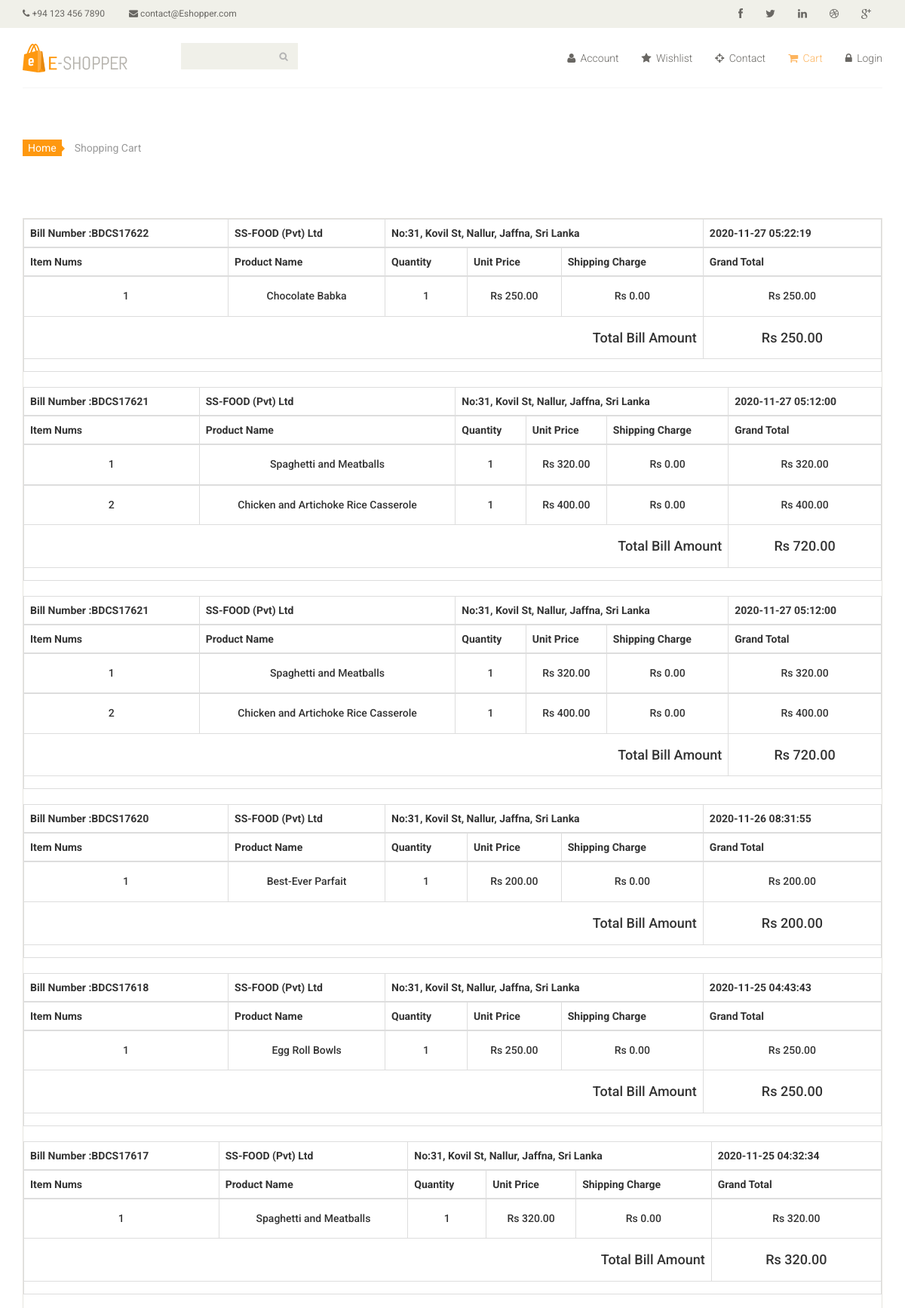
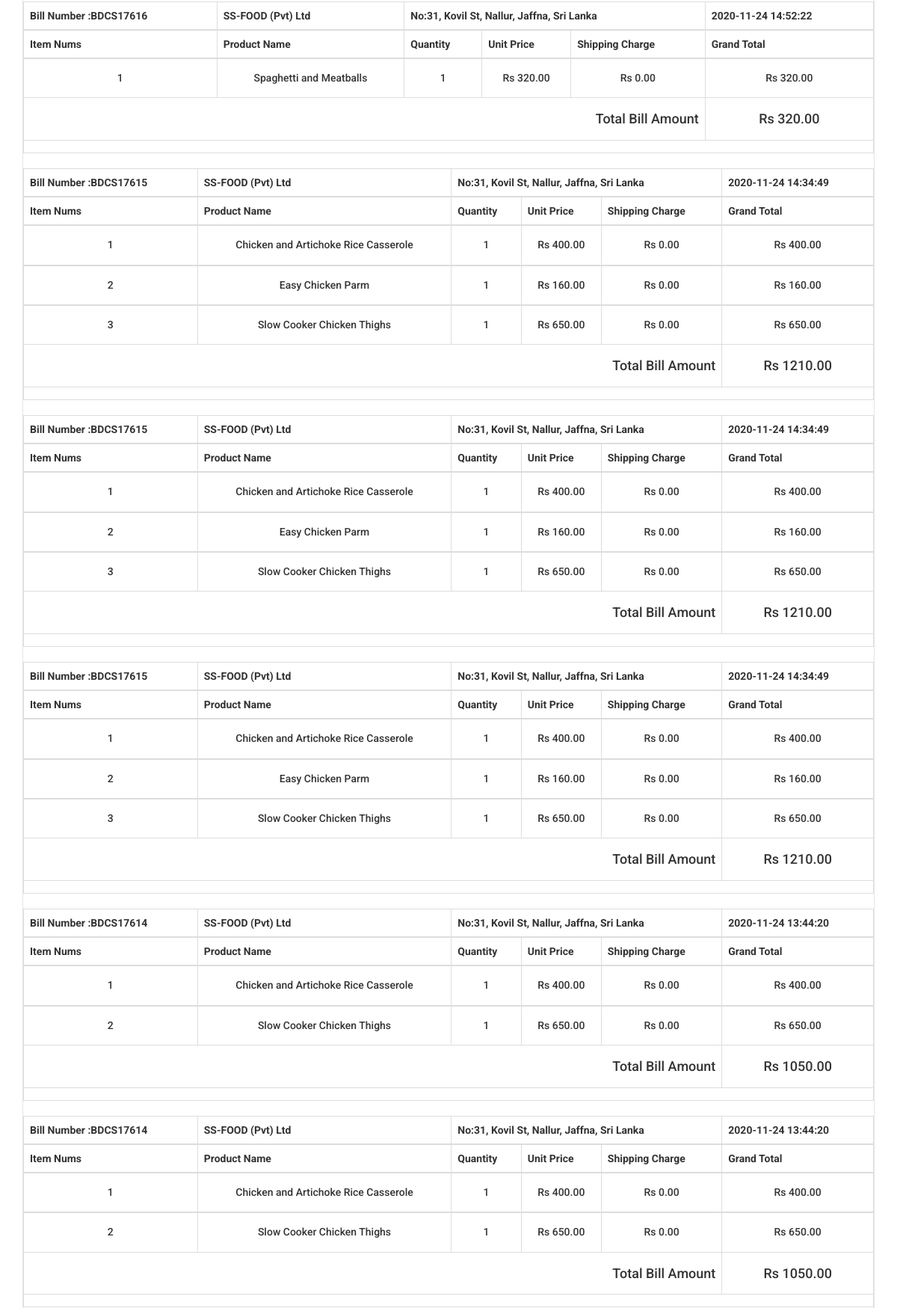
/bill-history.php (signed in, upper part), run on the app's committed database (2 pictures, top to bottom).
### tables this page shows
CREATE TABLE IF NOT EXISTS `orders` (
  `id` int(11) NOT NULL AUTO_INCREMENT,
  `bill_no` int(4) DEFAULT NULL,
  `userId` int(11) DEFAULT NULL,
  `productId` varchar(255) DEFAULT NULL,
  `quantity` int(11) DEFAULT NULL,
  `orderDate` timestamp NOT NULL DEFAULT CURRENT_TIMESTAMP,
  `paymentMethod` varchar(50) DEFAULT NULL,
  `orderStatus` varchar(55) DEFAULT NULL,
  PRIMARY KEY (`id`)
);

CREATE TABLE IF NOT EXISTS `products` (
  `id` int(11) NOT NULL AUTO_INCREMENT,
  `category` int(11) NOT NULL,
  `subCategory` int(11) DEFAULT NULL,
  `productName` varchar(255) DEFAULT NULL,
  `productCompany` varchar(255) DEFAULT NULL,
  `productPrice` int(11) DEFAULT NULL,
  `productPriceBeforeDiscount` int(11) DEFAULT NULL,
  `productDescription` longtext,
  `productImage1` varchar(255) DEFAULT NULL,
  `productImage2` varchar(255) DEFAULT NULL,
  `productImage3` varchar(255) DEFAULT NULL,
  `shippingCharge` int(11) DEFAULT NULL,
  `productAvailability` varchar(255) DEFAULT NULL,
  `postingDate` timestamp NULL DEFAULT CURRENT_TIMESTAMP,
  `updationDate` varchar(255) DEFAULT NULL,
  PRIMARY KEY (`id`)
);

### bill-history.php (the view, shortened to what this page needs)
<?php
include('includes/config.php');
if(strlen($_SESSION['login'])==0){
header('location:login.php');
}
else{
?>
<!DOCTYPE html>
<html lang="en">
<head>
    <link href="css/bootstrap.min.css" rel="stylesheet">
    <link href="css/font-awesome.min.css" rel="stylesheet">
    <link href="css/prettyPhoto.css" rel="stylesheet">
    <link href="css/price-range.css" rel="stylesheet">
    <link href="css/animate.css" rel="stylesheet">
	<link href="css/main.css" rel="stylesheet">
	<link href="css/responsive.css" rel="stylesheet">
</head>
<body>
<?php include('includes/header.php'); ?>
	<section id="cart_items">
		<div class="container">
			<div class="breadcrumbs">
				<ol class="breadcrumb">
				  <li><a href="#">Home</a></li>
				  <li class="active">Shopping Cart</li>
				</ol>
			</div>
			<div class="table-responsive cart_info">
	<?php
$query2=mysqli_query($con,"select bill_no,orderDate from orders where orders.userId='".$_SESSION['id']."' ORDER BY bill_no DESC ");
while($row=mysqli_fetch_array($query2)){
?>
		<table class="table table-bordered">
				<thead>
				<tr>
					<th class="cart-romove item">Bill Number :BDCS176<?php echo htmlentities($row['bill_no']);?> </th>
					<th class="cart-romove item">SS-FOOD (Pvt) Ltd</th>
					<th colspan="3" class="cart-romove item">No:31, Kovil St, Nallur, Jaffna, Sri Lanka</th>
					<th class="cart-romove item"> <?php echo htmlentities($row['orderDate']);?></th>
				</tr>
				<tr>
					<th class="cart-romove item">Item Nums</th>
					<th class="cart-product-name item">Product Name</th>
					<th class="cart-qty item">Quantity</th>
					<th class="cart-sub-total item">Unit Price</th>
					<th class="cart-sub-total item">Shipping Charge</th>
					<th class="cart-total item">Grand Total</th>
				</tr>
				</thead>
<?php $query=mysqli_query($con,"select products.productName as pname,products.category as proid,orders.productId as opid,orders.quantity as qty,products.productPrice as pprice,products.shippingCharge as shippingcharge,orders.paymentMethod as paym,orders.orderDate as odate,orders.id as orderid from orders join products on orders.productId=products.id
where bill_no='".$row['bill_no']."' and orders.userId='".$_SESSION['id']."' and orders.paymentMethod is not null");
$cnt=1;
$total_amount=0;
while($row=mysqli_fetch_array($query))
{
?>
				<tbody>
				<tr align="center">
					<td>
					<h5 class='cart-product-description'>
					<?php echo $cnt;?>
					</h5>
					</td>
					<td class="cart-product-name-info">
						<h5 class='cart-product-description'>
						<?php echo $row['pname'];?>
						</h5>
					</td>
					<td class="cart-product-quantity">
					<h5 class='cart-product-description'>
						<?php echo $qty=$row['qty']; ?>
					</h5>
		            </td>
					<td class="cart-product-sub-total">
					<h5 class='cart-product-description'>
					Rs <?php echo $price=$row['pprice']; ?>.00
					</h5>
					</td>
					<td class="cart-product-sub-total">
					<h5 class='cart-product-description'>
					Rs <?php echo $shippcharge=$row['shippingcharge']; ?>.00
					</h5>
					</td>
					<td class="cart-product-grand-total">
					<h5 class='cart-product-description'>
					Rs <?php echo (($qty*$price)+$shippcharge);?>.00
					</h5>
					</td>
				</tr>
<?php $cnt=$cnt+1;
$total_amount=$total_amount+(($qty*$price)+$shippcharge);
}
?>
					<tr>
					<td colspan="5"> <h4 class='cart-product-description' align="right"> Total Bill Amount </h4> </td>
					<td> <h4 class='cart-product-description' align="center"> Rs <?php echo $total_amount;?>.00 </h4> </td>
					</tr>
					<tr>
					<td colspan="6"> </td>
					</tr>
<?php
}
?>
			</tbody>
		</table>
	</div>
</section>
</body>
</html>
<?php }?>

### css/main.css (style rules this page uses)
body { font-family: 'Roboto', sans-serif; background:; position: relative; font-weight:400px; }
a { -webkit-transition: 300ms; -moz-transition: 300ms; -o-transition: 300ms; transition: 300ms; }
h1, h2, h3, h4, h5, h6 { font-family: 'Roboto', sans-serif; }
.item { padding-left: 100px; }
.breadcrumbs { position: relative; }
.breadcrumbs .breadcrumb { background:transparent; margin-bottom: 75px; padding-left: 0; }
.breadcrumbs .breadcrumb li a { background:#FE980F; color: #FFFFFF; padding: 3px 7px; }
.breadcrumbs .breadcrumb li a:after { content:""; height:auto; width: auto; border-width: 8px; border-style: solid; border-color:transparent transparent transparent #FE980F; position: absolute; top: 11px; left:48px; }
.breadcrumbs .breadcrumb > li + li:before { content: " "; }
#cart_items .cart_info { border: 1px solid #E6E4DF; margin-bottom: 50px }
.cart_info table tr td { border-top: 0 none; vertical-align: inherit; }

### data on the page
orders: productId.productName "Chocolate Babka", quantity "1", productId.productPrice "250", productId.shippingCharge "0", ($qty*$price)+$shippcharge "250"
orders: productId.productName "Spaghetti and Meatballs", quantity "1", productId.productPrice "320", productId.shippingCharge "0", ($qty*$price)+$shippcharge "320"
orders: productId.productName "Chicken and Artichoke Rice Casserole", quantity "1", productId.productPrice "400", productId.shippingCharge "0", ($qty*$price)+$shippcharge "400"
orders: productId.productName "Best-Ever Parfait", quantity "1", productId.productPrice "200", productId.shippingCharge "0", ($qty*$price)+$shippcharge "200"
orders: productId.productName "Egg Roll Bowls", quantity "1", productId.productPrice "250", productId.shippingCharge "0", ($qty*$price)+$shippcharge "250"
orders: productId.productName "Spaghetti and Meatballs", quantity "1", productId.productPrice "320", productId.shippingCharge "0", ($qty*$price)+$shippcharge "320"
orders: productId.productName "Spaghetti and Meatballs", quantity "1", productId.productPrice "320", productId.shippingCharge "0", ($qty*$price)+$shippcharge "320"
orders: productId.productName "Chicken and Artichoke Rice Casserole", quantity "1", productId.productPrice "400", productId.shippingCharge "0", ($qty*$price)+$shippcharge "400"
orders: productId.productName "Easy Chicken Parm", quantity "1", productId.productPrice "160", productId.shippingCharge "0", ($qty*$price)+$shippcharge "160"
orders: productId.productName "Slow Cooker Chicken Thighs", quantity "1", productId.productPrice "650", productId.shippingCharge "0", ($qty*$price)+$shippcharge "650"
orders: productId.productName "Chicken and Artichoke Rice Casserole", quantity "1", productId.productPrice "400", productId.shippingCharge "0", ($qty*$price)+$shippcharge "400"
orders: productId.productName "Slow Cooker Chicken Thighs", quantity "1", productId.productPrice "650", productId.shippingCharge "0", ($qty*$price)+$shippcharge "650"

### other printed values
$row['bill_no'] "22"
$row['orderDate'] "2020-11-27 05:22:19"
$total_amount "250"
$row['bill_no'] "21"
$row['orderDate'] "2020-11-27 05:12:00"
$total_amount "720"
$row['bill_no'] "20"
$row['orderDate'] "2020-11-26 08:31:55"
$total_amount "200"
$row['bill_no'] "18"
$row['orderDate'] "2020-11-25 04:43:43"
$row['bill_no'] "17"
$row['orderDate'] "2020-11-25 04:32:34"
$total_amount "320"
$row['bill_no'] "16"
